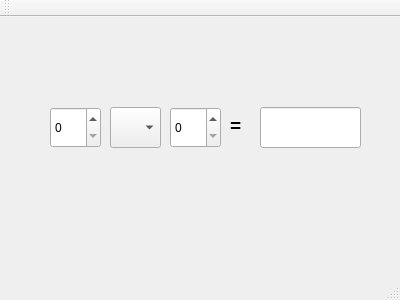
<?xml version="1.0" encoding="UTF-8"?>
<ui version="4.0">
 <class>MainWindow</class>
 <widget class="QMainWindow" name="MainWindow">
  <property name="geometry">
   <rect>
    <x>0</x>
    <y>0</y>
    <width>400</width>
    <height>300</height>
   </rect>
  </property>
  <property name="windowTitle">
   <string>Simple Calculator</string>
  </property>
  <widget class="QWidget" name="centralWidget">
   <widget class="QSpinBox" name="spinBox">
    <property name="geometry">
     <rect>
      <x>50</x>
      <y>90</y>
      <width>51</width>
      <height>41</height>
     </rect>
    </property>
   </widget>
   <widget class="QSpinBox" name="spinBox_2">
    <property name="geometry">
     <rect>
      <x>170</x>
      <y>90</y>
      <width>51</width>
      <height>41</height>
     </rect>
    </property>
   </widget>
   <widget class="QComboBox" name="comboBox">
    <property name="geometry">
     <rect>
      <x>110</x>
      <y>90</y>
      <width>51</width>
      <height>41</height>
     </rect>
    </property>
   </widget>
   <widget class="QLineEdit" name="lineEdit">
    <property name="enabled">
     <bool>true</bool>
    </property>
    <property name="geometry">
     <rect>
      <x>260</x>
      <y>90</y>
      <width>101</width>
      <height>41</height>
     </rect>
    </property>
    <property name="mouseTracking">
     <bool>false</bool>
    </property>
    <property name="frame">
     <bool>true</bool>
    </property>
    <property name="readOnly">
     <bool>true</bool>
    </property>
   </widget>
   <widget class="QLabel" name="label">
    <property name="geometry">
     <rect>
      <x>230</x>
      <y>100</y>
      <width>21</width>
      <height>16</height>
     </rect>
    </property>
    <property name="font">
     <font>
      <family>Tahoma</family>
      <pointsize>14</pointsize>
      <weight>75</weight>
      <bold>true</bold>
     </font>
    </property>
    <property name="text">
     <string>=</string>
    </property>
   </widget>
  </widget>
  <widget class="QMenuBar" name="menuBar">
   <property name="geometry">
    <rect>
     <x>0</x>
     <y>0</y>
     <width>400</width>
     <height>21</height>
    </rect>
   </property>
  </widget>
  <widget class="QToolBar" name="mainToolBar">
   <attribute name="toolBarArea">
    <enum>TopToolBarArea</enum>
   </attribute>
   <attribute name="toolBarBreak">
    <bool>false</bool>
   </attribute>
  </widget>
  <widget class="QStatusBar" name="statusBar"/>
 </widget>
 <layoutdefault spacing="6" margin="11"/>
 <resources/>
 <connections/>
</ui>
